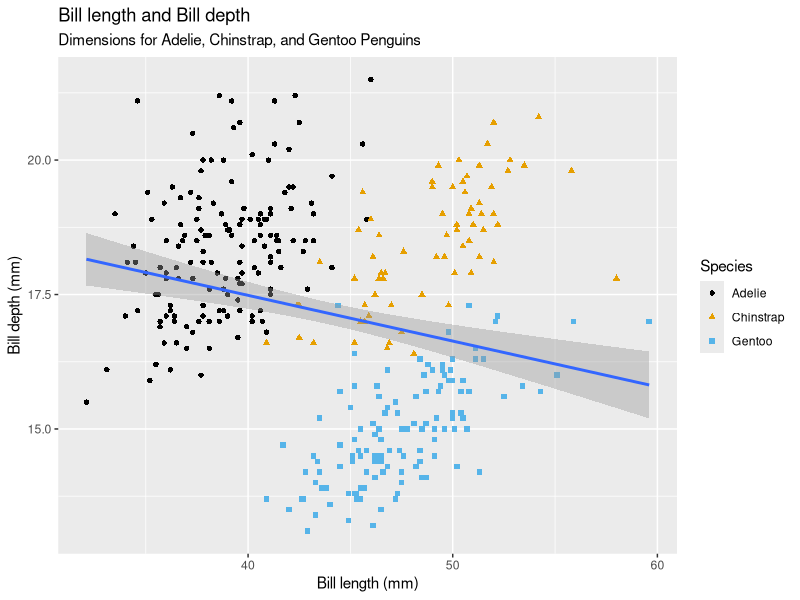
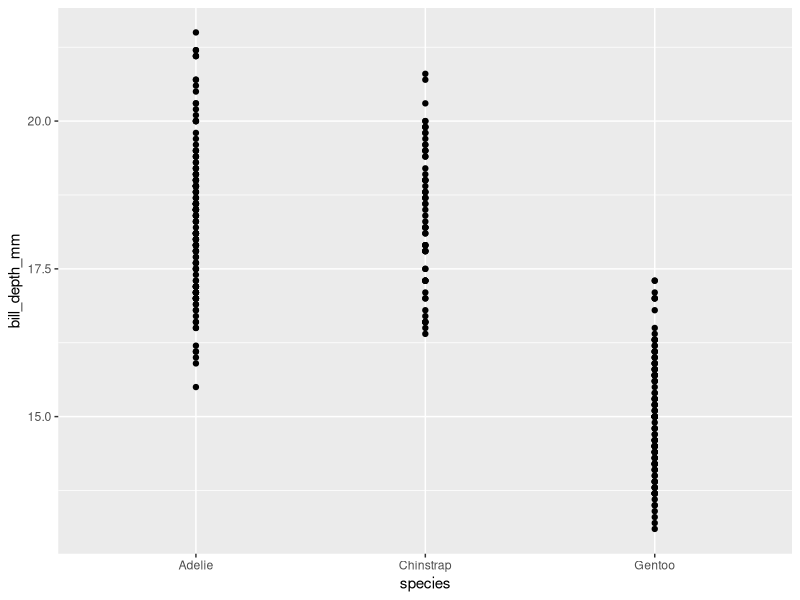
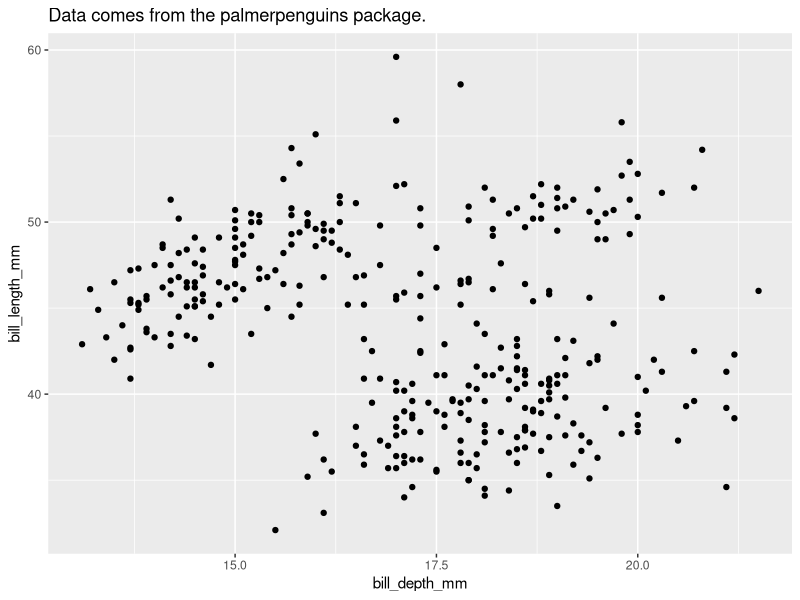
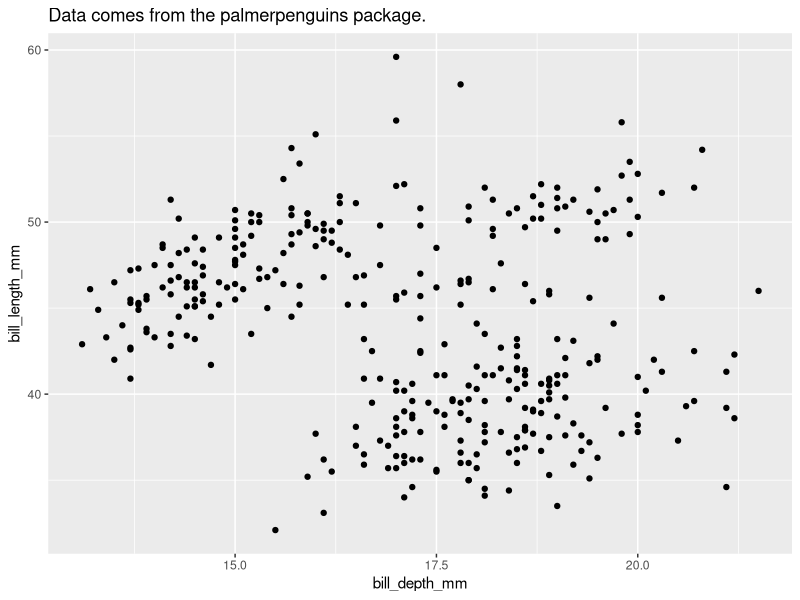
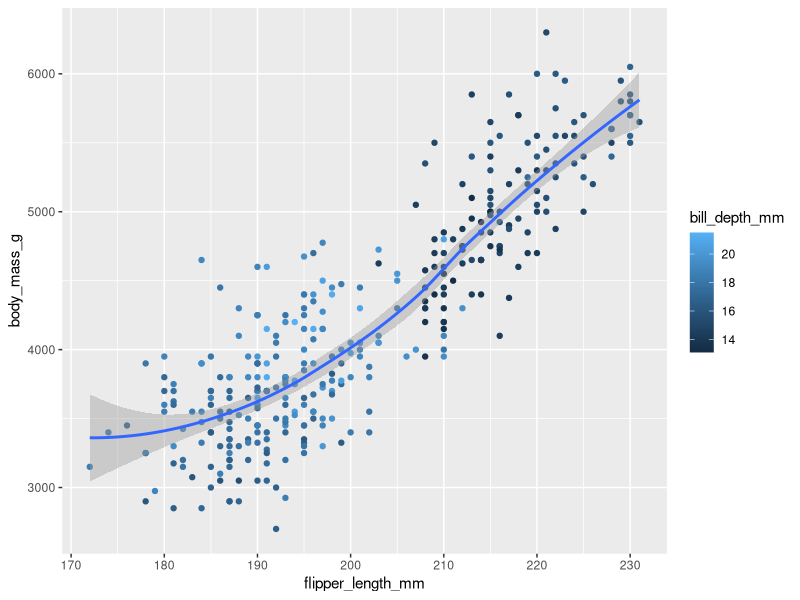
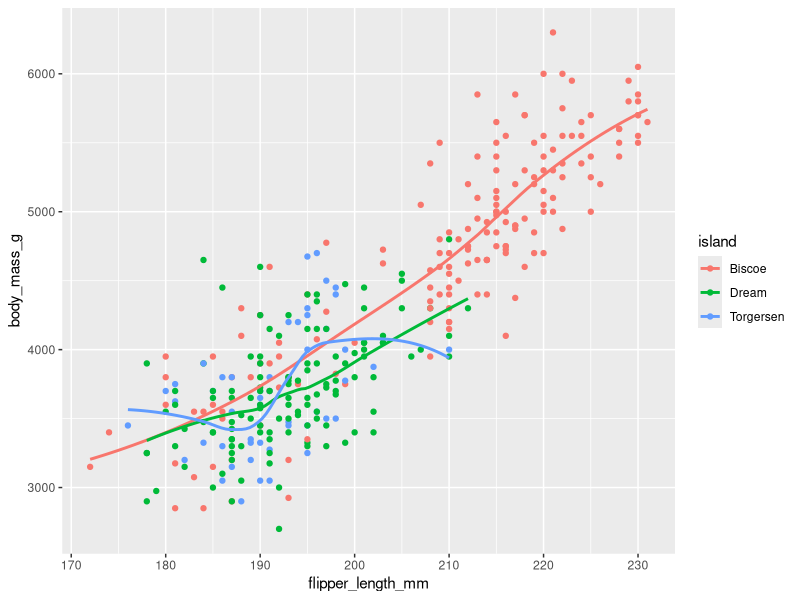
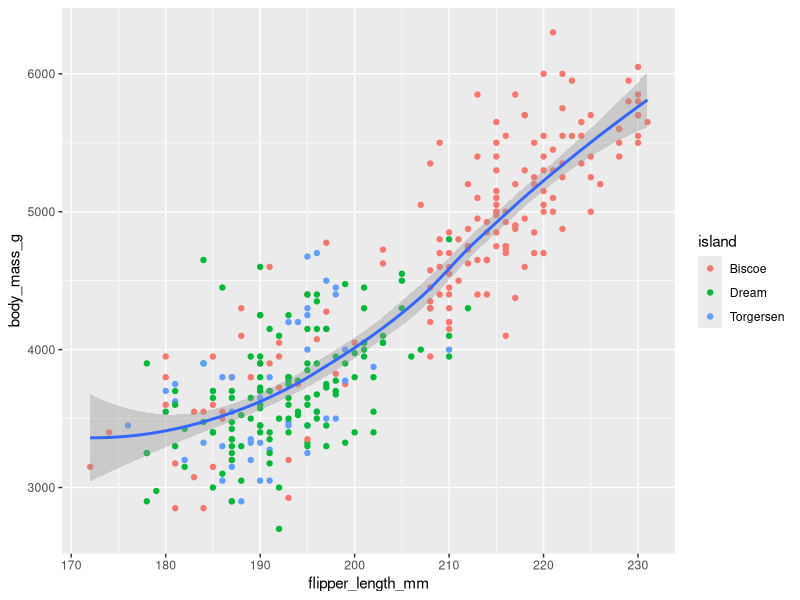
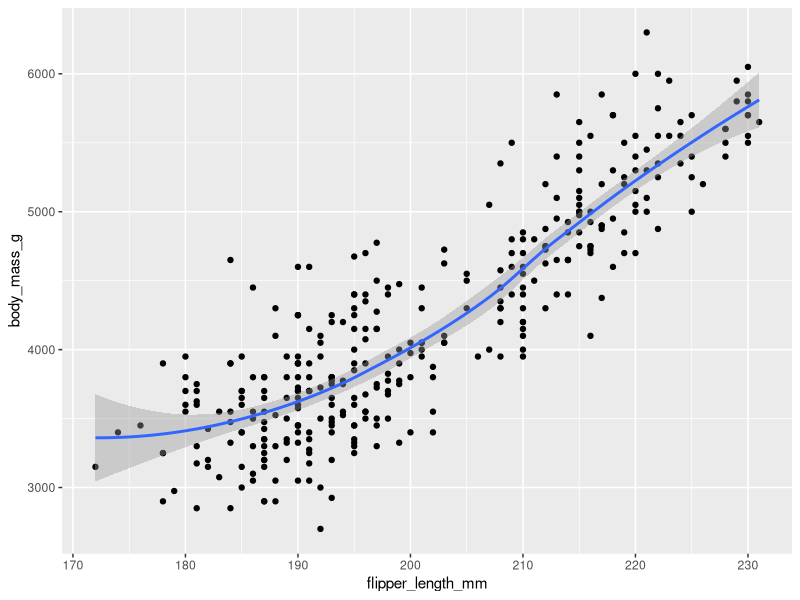

These charts were generated, in order, by the following R code:
## ---- chunk 1
library(tidyverse)
library(palmerpenguins)
library(ggthemes)
## ---- chunk 2
pngs <- palmerpenguins::penguins
glimpse(pngs)
## ---- chunk 3

ggplot(pngs,
    # aesthetic on the global level, passed down to all subsequent geom layers
    mapping = aes(x = bill_length_mm, 
                  y = bill_depth_mm)) +
    # geometrical object that representa the data
    # each geom function can have own aesthetics
    # aesthetic mappings at the local level
    geom_point(mapping = aes(color = species,  
                             shape = species)) + 
    # new geometric object based on a linear model
    geom_smooth(method = "lm") +
    labs(
        title = "Bill length and Bill depth",
        subtitle = "Dimensions for Adelie, Chinstrap, and Gentoo Penguins",
        x = "Bill length (mm)", 
        y = "Bill depth (mm)",
        color = "Species", 
        shape = "Species") +
    scale_color_colorblind()
## ---- chunk 4
ggplot(
    data = pngs,
    # aesthetic on the global level, passed down to all subsequent geom layers
    mapping = aes(x = species, 
                  y = bill_depth_mm)) +
    # geometrical object that representa the data
    # each geom function can have own aesthetics
    # aesthetic mappings at the local level
    # geom_col(mapping = aes(color = species))\
    geom_point()

# Species is a categorical variable and a scatterplot of a categorical variable is not that useful 
## ---- chunk 5
# ggplot(data = penguins) + 
  # geom_point()
# no aesthetic mappings are provided
## ---- chunk 6
ggplot(data = penguins,
       aes(x = bill_depth_mm, y = bill_length_mm)) + 
    # Add the following caption to the plot you made in the previous exercise: Hint: Take a look at the documentation for labs()
    labs(title = "Data comes from the palmerpenguins package.") +
    # default is FALSE <- 
    geom_point(na.rm = TRUE)


## ---- chunk 7
ggplot(data = penguins,
       aes(x = bill_depth_mm, y = bill_length_mm)) + 
    labs(title = "Data comes from the palmerpenguins package.") +
    # default is FALSE
    geom_point(na.rm = TRUE)
## ---- chunk 8
ggplot(
    data = pngs,
    mapping = aes(
        x = flipper_length_mm, 
        y = body_mass_g)) +
    geom_point(aes(color = bill_depth_mm)) +
    geom_smooth()
## ---- chunk 9
ggplot(
  data = penguins,
  mapping = aes(x = flipper_length_mm, 
                y = body_mass_g,
                # aesthetic for global level?
                color = island)) +
  geom_point() +
  geom_smooth(se = FALSE)

ggplot(
  data = penguins,
  mapping = aes(x = flipper_length_mm, y = body_mass_g)) +
    # aesthetic for local level?
    geom_point(aes(color = island)) +
    geom_smooth(se = TRUE)
## ---- chunk 10
ggplot(
  data = penguins,
  # the aesthetic will be visible for both geoms
  mapping = aes(x = flipper_length_mm, y = body_mass_g)) +
  geom_point() +
  geom_smooth()


ggplot() +
  geom_point(
    data = penguins,
    mapping = aes(x = flipper_length_mm, y = body_mass_g)) +
  geom_smooth(data = penguins,
    mapping = aes(x = flipper_length_mm, y = body_mass_g),
    method = "lm")
## ---- chunk 11
ggplot(pngs, 
       aes(y = fct_infreq(species))) +
    geom_bar()
## ---- chunk 12
ggplot(pngs,
       aes(x = fct_infreq(species))) +
    geom_bar(color = "red")

ggplot(pngs, 
       aes(x = fct_infreq(species))) +
    # fill is better for coloring the whole bar
    geom_bar(fill = "red")
## ---- chunk 13

ggplot(diamonds,
       aes(x = carat)) +
    geom_histogram(binwidth = 0.1)

## ---- chunk 14
glimpse(mpg)
## ---- chunk 15
ggplot(mpg, 
       aes(x = hwy,
           y = displ)) +
    geom_point(aes(color = cyl, size = cty, shape = class))
